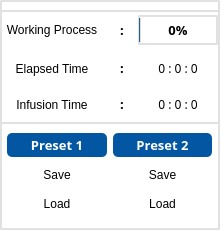
   <widget class="QFrame" name="frame">
    <property name="geometry">
     <rect>
      <x>18</x>
      <y>230</y>
      <width>221</width>
      <height>231</height>
     </rect>
    </property>
    <property name="font">
     <font>
      <family>나눔스퀘어 Bold</family>
      <weight>75</weight>
      <bold>true</bold>
     </font>
    </property>
    <property name="styleSheet">
     <string notr="true">
	border-radius: 2px;
background-color: rgba(255, 255, 255);</string>
    </property>
    <property name="frameShape">
     <enum>QFrame::StyledPanel</enum>
    </property>
    <property name="frameShadow">
     <enum>QFrame::Raised</enum>
    </property>
    <widget class="QWidget" name="gridLayoutWidget_2">
     <property name="geometry">
      <rect>
       <x>7</x>
       <y>133</y>
       <width>205</width>
       <height>83</height>
      </rect>
     </property>
     <property name="sizePolicy">
      <sizepolicy hsizetype="MinimumExpanding" vsizetype="MinimumExpanding">
       <horstretch>0</horstretch>
       <verstretch>0</verstretch>
      </sizepolicy>
     </property>
     <property name="minimumSize">
      <size>
       <width>100</width>
       <height>20</height>
      </size>
     </property>
     <property name="font">
      <font>
       <family>나눔스퀘어 Bold</family>
       <weight>75</weight>
       <bold>true</bold>
      </font>
     </property>
     <layout class="QGridLayout" name="gridLayout_4">
      <item row="2" column="1">
       <widget class="QPushButton" name="p2_save">
        <property name="sizePolicy">
         <sizepolicy hsizetype="Expanding" vsizetype="Expanding">
          <horstretch>0</horstretch>
          <verstretch>0</verstretch>
         </sizepolicy>
        </property>
        <property name="minimumSize">
         <size>
          <width>60</width>
          <height>10</height>
         </size>
        </property>
        <property name="font">
         <font>
          <family>Arial</family>
          <pointsize>9</pointsize>
          <weight>50</weight>
          <bold>false</bold>
         </font>
        </property>
        <property name="styleSheet">
         <string notr="true">	border: 0px solid rgb(225, 225, 225,0);
</string>
        </property>
        <property name="text">
         <string>Save</string>
        </property>
       </widget>
      </item>
      <item row="0" column="1">
       <widget class="QLabel" name="label_28">
        <property name="sizePolicy">
         <sizepolicy hsizetype="Expanding" vsizetype="Expanding">
          <horstretch>0</horstretch>
          <verstretch>0</verstretch>
         </sizepolicy>
        </property>
        <property name="minimumSize">
         <size>
          <width>60</width>
          <height>20</height>
         </size>
        </property>
        <property name="maximumSize">
         <size>
          <width>999</width>
          <height>30</height>
         </size>
        </property>
        <property name="font">
         <font>
          <family>나눔스퀘어 Bold</family>
          <pointsize>10</pointsize>
          <weight>75</weight>
          <bold>true</bold>
         </font>
        </property>
        <property name="styleSheet">
         <string notr="true">background-color: rgb(3, 86, 161);
color: rgb(255, 255, 255);
    border-width: 2px;
    border-radius: 5px;
</string>
        </property>
        <property name="text">
         <string>Preset 2</string>
        </property>
        <property name="alignment">
         <set>Qt::AlignCenter</set>
        </property>
       </widget>
      </item>
      <item row="3" column="1">
       <widget class="QPushButton" name="p2_load">
        <property name="sizePolicy">
         <sizepolicy hsizetype="Expanding" vsizetype="Expanding">
          <horstretch>0</horstretch>
          <verstretch>0</verstretch>
         </sizepolicy>
        </property>
        <property name="minimumSize">
         <size>
          <width>60</width>
          <height>10</height>
         </size>
        </property>
        <property name="font">
         <font>
          <family>Arial</family>
          <pointsize>9</pointsize>
          <weight>50</weight>
          <bold>false</bold>
         </font>
        </property>
        <property name="styleSheet">
         <string notr="true">	border: 0px solid rgb(225, 225, 225,0);</string>
        </property>
        <property name="text">
         <string>Load</string>
        </property>
       </widget>
      </item>
      <item row="3" column="0">
       <widget class="QPushButton" name="p1_load">
        <property name="sizePolicy">
         <sizepolicy hsizetype="Expanding" vsizetype="Expanding">
          <horstretch>0</horstretch>
          <verstretch>0</verstretch>
         </sizepolicy>
        </property>
        <property name="minimumSize">
         <size>
          <width>60</width>
          <height>10</height>
         </size>
        </property>
        <property name="font">
         <font>
          <family>Arial</family>
          <pointsize>9</pointsize>
          <weight>50</weight>
          <bold>false</bold>
         </font>
        </property>
        <property name="styleSheet">
         <string notr="true">	border: 0px solid rgb(225, 225, 225,0);
</string>
        </property>
        <property name="text">
         <string>Load</string>
        </property>
       </widget>
      </item>
      <item row="0" column="0">
       <widget class="QLabel" name="label_27">
        <property name="sizePolicy">
         <sizepolicy hsizetype="Expanding" vsizetype="Expanding">
          <horstretch>0</horstretch>
          <verstretch>0</verstretch>
         </sizepolicy>
        </property>
        <property name="minimumSize">
         <size>
          <width>60</width>
          <height>20</height>
         </size>
        </property>
        <property name="maximumSize">
         <size>
          <width>999</width>
          <height>30</height>
         </size>
        </property>
        <property name="font">
         <font>
          <family>나눔스퀘어 Bold</family>
          <pointsize>10</pointsize>
          <weight>75</weight>
          <bold>true</bold>
         </font>
        </property>
        <property name="styleSheet">
         <string notr="true">background-color: rgb(3, 86, 161);
color: rgb(255, 255, 255);
    border-width: 2px;
    border-radius: 5px;
</string>
        </property>
        <property name="text">
         <string>Preset 1</string>
        </property>
        <property name="alignment">
         <set>Qt::AlignCenter</set>
        </property>
       </widget>
      </item>
      <item row="2" column="0">
       <widget class="QPushButton" name="p1_save">
        <property name="sizePolicy">
         <sizepolicy hsizetype="Expanding" vsizetype="Expanding">
          <horstretch>0</horstretch>
          <verstretch>0</verstretch>
         </sizepolicy>
        </property>
        <property name="minimumSize">
         <size>
          <width>60</width>
          <height>10</height>
         </size>
        </property>
        <property name="font">
         <font>
          <family>Arial</family>
          <pointsize>9</pointsize>
          <weight>50</weight>
          <bold>false</bold>
         </font>
        </property>
        <property name="styleSheet">
         <string notr="true">	border: 0px solid rgb(225, 225, 225,0);
</string>
        </property>
        <property name="text">
         <string>Save</string>
        </property>
       </widget>
      </item>
     </layout>
    </widget>
    <widget class="QFrame" name="frame_2">
     <property name="geometry">
      <rect>
       <x>0</x>
       <y>0</y>
       <width>220</width>
       <height>230</height>
      </rect>
     </property>
     <property name="styleSheet">
      <string notr="true">	border: 1.5px solid rgb(225, 225, 225);
background-color: rgba(255, 255, 255, 0);</string>
     </property>
     <property name="frameShape">
      <enum>QFrame::StyledPanel</enum>
     </property>
     <property name="frameShadow">
      <enum>QFrame::Raised</enum>
     </property>
     <widget class="QWidget" name="gridLayoutWidget">
      <property name="geometry">
       <rect>
        <x>-10</x>
        <y>10</y>
        <width>230</width>
        <height>114</height>
       </rect>
      </property>
      <property name="font">
       <font>
        <family>나눔스퀘어 Bold</family>
        <weight>75</weight>
        <bold>true</bold>
       </font>
      </property>
      <layout class="QGridLayout" name="gridLayout">
       <item row="2" column="0">
        <widget class="QLabel" name="label_2">
         <property name="sizePolicy">
          <sizepolicy hsizetype="Minimum" vsizetype="Minimum">
           <horstretch>0</horstretch>
           <verstretch>0</verstretch>
          </sizepolicy>
         </property>
         <property name="minimumSize">
          <size>
           <width>0</width>
           <height>25</height>
          </size>
         </property>
         <property name="maximumSize">
          <size>
           <width>120</width>
           <height>16777215</height>
          </size>
         </property>
         <property name="font">
          <font>
           <family>Arial</family>
           <pointsize>9</pointsize>
           <weight>50</weight>
           <italic>false</italic>
           <bold>false</bold>
          </font>
         </property>
         <property name="styleSheet">
          <string notr="true">	border: 0px solid rgb(225, 225, 225,0);
</string>
         </property>
         <property name="text">
          <string>Infusion Time</string>
         </property>
         <property name="alignment">
          <set>Qt::AlignCenter</set>
         </property>
        </widget>
       </item>
       <item row="0" column="0">
        <widget class="QLabel" name="label_4">
         <property name="sizePolicy">
          <sizepolicy hsizetype="Minimum" vsizetype="Fixed">
           <horstretch>0</horstretch>
           <verstretch>0</verstretch>
          </sizepolicy>
         </property>
         <property name="minimumSize">
          <size>
           <width>0</width>
           <height>25</height>
          </size>
         </property>
         <property name="maximumSize">
          <size>
           <width>120</width>
           <height>16777215</height>
          </size>
         </property>
         <property name="font">
          <font>
           <family>Arial</family>
           <pointsize>9</pointsize>
           <weight>50</weight>
           <italic>false</italic>
           <bold>false</bold>
          </font>
         </property>
         <property name="styleSheet">
          <string notr="true">background-color: rgba(255, 255, 255, 0);
	border: 0px solid rgb(225, 225, 225,0);
</string>
         </property>
         <property name="text">
          <string>Working Process</string>
         </property>
         <property name="alignment">
          <set>Qt::AlignCenter</set>
         </property>
        </widget>
       </item>
       <item row="1" column="2">
        <widget class="QLabel" name="elapsed_time">
         <property name="sizePolicy">
          <sizepolicy hsizetype="Preferred" vsizetype="Preferred">
           <horstretch>0</horstretch>
           <verstretch>0</verstretch>
          </sizepolicy>
         </property>
         <property name="minimumSize">
          <size>
           <width>80</width>
           <height>25</height>
          </size>
         </property>
         <property name="maximumSize">
          <size>
           <width>80</width>
           <height>16777215</height>
          </size>
         </property>
         <property name="font">
          <font>
           <family>맑은 고딕</family>
           <pointsize>9</pointsize>
           <weight>9</weight>
           <italic>false</italic>
           <bold>false</bold>
          </font>
         </property>
         <property name="styleSheet">
          <string notr="true">background-color: rgba(255, 255, 255, 0);
font: 75 9pt &quot;맑은 고딕&quot;;
	border: 0px solid rgb(225, 225, 225,0);</string>
         </property>
         <property name="text">
          <string>0 : 0 : 0</string>
         </property>
         <property name="alignment">
          <set>Qt::AlignCenter</set>
         </property>
        </widget>
       </item>
       <item row="0" column="2">
        <widget class="QProgressBar" name="working_percent">
         <property name="sizePolicy">
          <sizepolicy hsizetype="Preferred" vsizetype="Preferred">
           <horstretch>0</horstretch>
           <verstretch>0</verstretch>
          </sizepolicy>
         </property>
         <property name="minimumSize">
          <size>
           <width>80</width>
           <height>25</height>
          </size>
         </property>
         <property name="maximumSize">
          <size>
           <width>80</width>
           <height>16777215</height>
          </size>
         </property>
         <property name="font">
          <font>
           <family>나눔스퀘어 Bold</family>
           <pointsize>10</pointsize>
           <weight>75</weight>
           <bold>true</bold>
          </font>
         </property>
         <property name="styleSheet">
          <string notr="true">QProgressBar
{
background-color: rgba(255, 255, 255, 0);
border-radius: 3px;
	border: 0px solid rgb(225, 225, 225,0);
}
QProgressBar::chunk 
{

background-color: rgba(0, 0, 0,0);
border-radius: 3px;
	border: 0px solid rgb(225, 225, 225,0);
}      
font: 75 9pt &quot;맑은 고딕&quot;;</string>
         </property>
         <property name="value">
          <number>0</number>
         </property>
         <property name="alignment">
          <set>Qt::AlignCenter</set>
         </property>
         <property name="textVisible">
          <bool>true</bool>
         </property>
         <property name="orientation">
          <enum>Qt::Horizontal</enum>
         </property>
        </widget>
       </item>
       <item row="2" column="2">
        <widget class="QLabel" name="infusion_time">
         <property name="sizePolicy">
          <sizepolicy hsizetype="Preferred" vsizetype="Preferred">
           <horstretch>0</horstretch>
           <verstretch>0</verstretch>
          </sizepolicy>
         </property>
         <property name="minimumSize">
          <size>
           <width>80</width>
           <height>25</height>
          </size>
         </property>
         <property name="maximumSize">
          <size>
           <width>80</width>
           <height>16777215</height>
          </size>
         </property>
         <property name="font">
          <font>
           <family>맑은 고딕</family>
           <pointsize>9</pointsize>
           <weight>9</weight>
           <italic>false</italic>
           <bold>false</bold>
          </font>
         </property>
         <property name="styleSheet">
          <string notr="true">background-color: rgba(255, 255, 255, 0);
	border: 0px solid rgb(225, 225, 225,0);
font: 75 9pt &quot;맑은 고딕&quot;;</string>
         </property>
         <property name="text">
          <string>0 : 0 : 0</string>
         </property>
         <property name="alignment">
          <set>Qt::AlignCenter</set>
         </property>
        </widget>
       </item>
       <item row="1" column="1">
        <widget class="QLabel" name="label_9">
         <property name="sizePolicy">
          <sizepolicy hsizetype="Fixed" vsizetype="Fixed">
           <horstretch>0</horstretch>
           <verstretch>0</verstretch>
          </sizepolicy>
         </property>
         <property name="minimumSize">
          <size>
           <width>10</width>
           <height>20</height>
          </size>
         </property>
         <property name="font">
          <font>
           <family>나눔스퀘어 Bold</family>
           <pointsize>10</pointsize>
           <weight>75</weight>
           <italic>false</italic>
           <bold>true</bold>
          </font>
         </property>
         <property name="styleSheet">
          <string notr="true">background-color: rgba(255, 255, 255, 0);
	border: 0px solid rgb(225, 225, 225,0);
</string>
         </property>
         <property name="text">
          <string>:</string>
         </property>
        </widget>
       </item>
       <item row="1" column="0">
        <widget class="QLabel" name="label">
         <property name="sizePolicy">
          <sizepolicy hsizetype="Fixed" vsizetype="Minimum">
           <horstretch>0</horstretch>
           <verstretch>0</verstretch>
          </sizepolicy>
         </property>
         <property name="minimumSize">
          <size>
           <width>0</width>
           <height>25</height>
          </size>
         </property>
         <property name="maximumSize">
          <size>
           <width>120</width>
           <height>16777215</height>
          </size>
         </property>
         <property name="font">
          <font>
           <family>Arial</family>
           <pointsize>9</pointsize>
           <weight>50</weight>
           <italic>false</italic>
           <bold>false</bold>
          </font>
         </property>
         <property name="styleSheet">
          <string notr="true">background-color: rgba(255, 255, 255, 0);
	border: 0px solid rgb(225, 225, 225,0);
</string>
         </property>
         <property name="text">
          <string>Elapsed Time</string>
         </property>
         <property name="alignment">
          <set>Qt::AlignCenter</set>
         </property>
        </widget>
       </item>
       <item row="2" column="1">
        <widget class="QLabel" name="label_19">
         <property name="sizePolicy">
          <sizepolicy hsizetype="Fixed" vsizetype="Fixed">
           <horstretch>0</horstretch>
           <verstretch>0</verstretch>
          </sizepolicy>
         </property>
         <property name="minimumSize">
          <size>
           <width>10</width>
           <height>20</height>
          </size>
         </property>
         <property name="font">
          <font>
           <family>나눔스퀘어 Bold</family>
           <pointsize>10</pointsize>
           <weight>75</weight>
           <italic>false</italic>
           <bold>true</bold>
          </font>
         </property>
         <property name="styleSheet">
          <string notr="true">background-color: rgba(255, 255, 255, 0);
	border: 0px solid rgb(225, 225, 225,0);
</string>
         </property>
         <property name="text">
          <string>:</string>
         </property>
        </widget>
       </item>
       <item row="0" column="1">
        <widget class="QLabel" name="label_7">
         <property name="sizePolicy">
          <sizepolicy hsizetype="Fixed" vsizetype="Fixed">
           <horstretch>0</horstretch>
           <verstretch>0</verstretch>
          </sizepolicy>
         </property>
         <property name="minimumSize">
          <size>
           <width>10</width>
           <height>20</height>
          </size>
         </property>
         <property name="font">
          <font>
           <family>나눔스퀘어 Bold</family>
           <pointsize>10</pointsize>
           <weight>75</weight>
           <italic>false</italic>
           <bold>true</bold>
          </font>
         </property>
         <property name="styleSheet">
          <string notr="true">background-color: rgba(255, 255, 255, 0);
	border: 0px solid rgb(225, 225, 225,0);
</string>
         </property>
         <property name="text">
          <string>:</string>
         </property>
        </widget>
       </item>
      </layout>
     </widget>
    </widget>
    <zorder>frame_2</zorder>
    <zorder>gridLayoutWidget_2</zorder>
   </widget>
